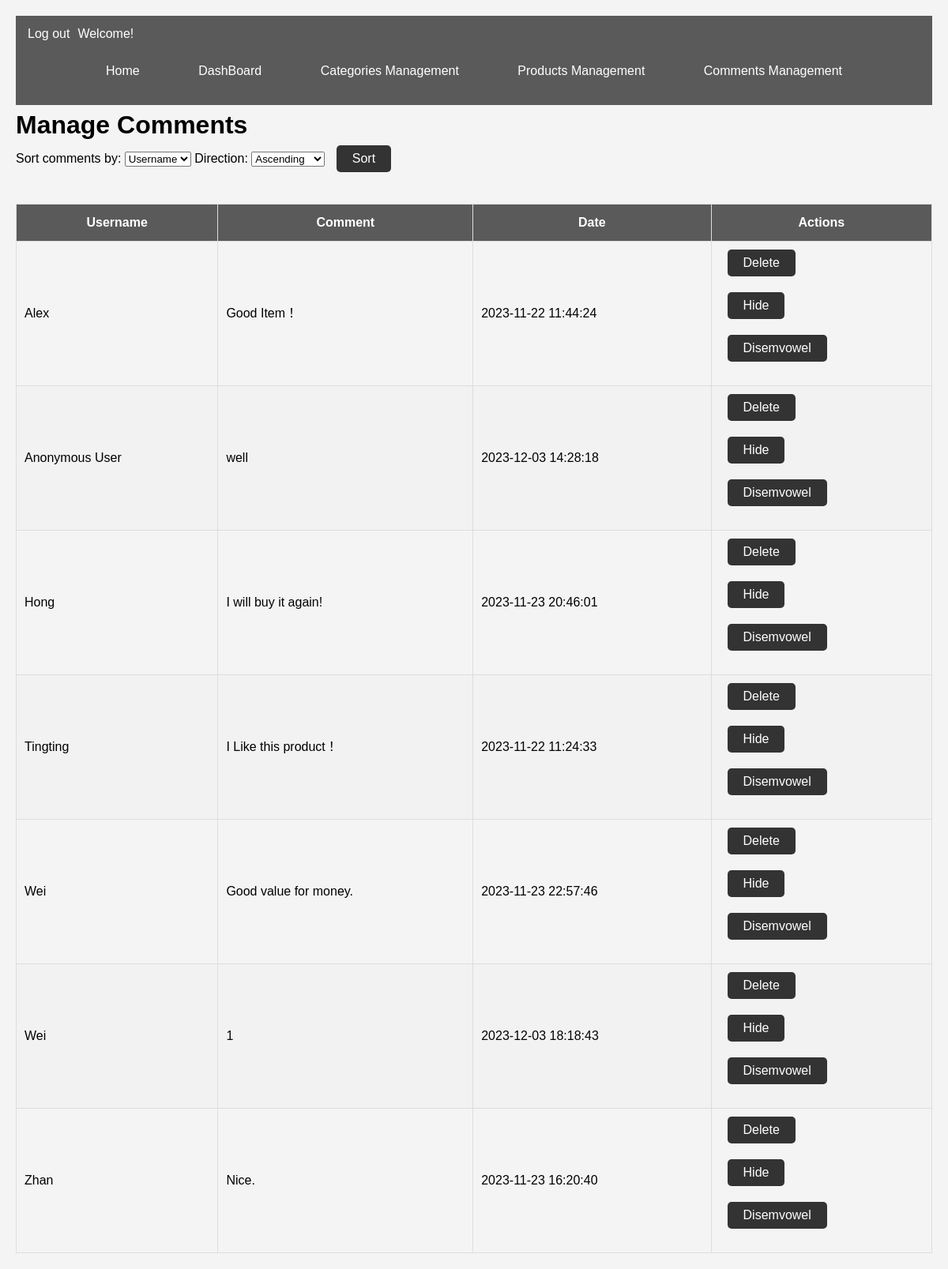
/manage_comments.php (signed in), run on the app's committed database.
### tables this page shows
CREATE TABLE `Comments` (
  `comment_id` int(11) NOT NULL,
  `username` varchar(255) DEFAULT NULL,
  `product_id` int(11) DEFAULT NULL,
  `user_id` int(11) DEFAULT NULL,
  `comment_content` text DEFAULT NULL,
  `comment_date` datetime DEFAULT NULL,
  `is_hidden` tinyint(1) NOT NULL DEFAULT 0,
  `is_disemvoweled` tinyint(1) DEFAULT 0,
  `original_comment` text DEFAULT NULL
);

### manage_comments.php (the view, shortened to what this page needs)
<?php
require('connect.php');
require('header_admin.php');
$commentOrderBy = 'username';
$commentOrderDirection = 'ASC';
$commentQuery = "SELECT *, DATE_FORMAT(comment_date, '%Y-%m-%d %H:%i:%s') AS formatted_date, is_hidden FROM Comments ORDER BY $commentOrderBy $commentOrderDirection";
$commentStmt = $db->prepare($commentQuery);
$commentStmt->execute();
$comments = $commentStmt->fetchAll(PDO::FETCH_ASSOC);
$commentQuery = "SELECT *, DATE_FORMAT(comment_date, '%Y-%m-%d %H:%i:%s') AS formatted_date, is_hidden FROM Comments ORDER BY $commentOrderBy $commentOrderDirection";
$commentStmt = $db->prepare($commentQuery);
$commentStmt->execute();
$comments = $commentStmt->fetchAll(PDO::FETCH_ASSOC);
?>
    <h1>Manage Comments</h1>
    <form action="manage_comments.php" method="post">
        <label for="comment_sort_by">Sort comments by:</label>
        <select name="comment_sort_by" id="comment_sort_by">
            <option value="username" <?php echo $commentOrderBy == 'username' ? 'selected' : ''; ?>>Username</option>
        </select>
        <label for="comment_sort_dir">Direction:</label>
        <select name="comment_sort_dir" id="comment_sort_dir">
            <option value="ASC" <?php echo $commentOrderDirection == 'ASC' ? 'selected' : ''; ?>>Ascending</option>
        </select>
        <input type="submit" value="Sort">
    </form>
    <table>
        <thead>
            <tr>
                <th>Username</th>
                <th>Comment</th>
                <th>Date</th>
                <th>Actions</th>
            </tr>
        </thead>
        <tbody>
            <?php foreach ($comments as $comment): ?>
                <tr>
                    <td><?php echo htmlspecialchars($comment['username']); ?></td>
                    <td><?php echo htmlspecialchars($comment['comment_content']); ?></td>
                    <td><?php echo htmlspecialchars($comment['formatted_date']); ?></td>
                    <td>
                        <form action="manage_comments.php" method="post" onsubmit="return confirm('Are you sure you want to delete this comment?');">
                            <input type="submit" value="Delete">
                        </form>
                        <?php if ($comment['is_hidden']): ?>
                            <form action="manage_comments.php" method="post">
                                <input type="hidden" name="unhide_comment_id" value="<?php echo htmlspecialchars($comment['comment_id']); ?>">
                                <input type="submit" value="Unhide">
                            </form>
                        <?php else: ?>
                            <form action="manage_comments.php" method="post">
                                <input type="submit" value="Hide">
                            </form>
                        <?php endif; ?>
                        <?php if ($comment['is_disemvoweled']): ?>
                            <form action="manage_comments.php" method="post">
                                <input type="hidden" name="restore_comment_id" value="<?php echo htmlspecialchars($comment['comment_id']); ?>">
                                <input type="submit" value="Restore">
                            </form>
                        <?php else: ?>
                            <form action="manage_comments.php" method="post">
                                <input type="submit" value="Disemvowel">
                            </form>
                        <?php endif; ?>
                    </td>
                </tr>
            <?php endforeach; ?>
        </tbody>
    </table>
</body>
</html>

### styles.css (style rules this page uses)
body, h1, h2, h3, p, form, input, textarea, button { margin: 0; padding: 0; border: 0; }
body { font-family: 'Arial', sans-serif; line-height: 1.6; color: #000000; padding: 20px; background-color: #f4f4f4; }
input[type=submit], button { background: #333; color: #fff; padding: 8px 20px; border: none; border-radius: 5px; cursor: pointer; margin-bottom: 20px; font-size: medium; margin-left: 10px; }
table { width: 100%; border-collapse: collapse; margin-top: 20px; }
thead { background-color: #5a5a5a; color: white; }
th, td { padding: 10px; border: 1px solid #ddd; }
tr:nth-child(even) { background-color: #f2f2f2; }

### data on the page
comments: username "Alex", comment_content "Good Item！", formatted_date "2023-11-22 11:44:24"
comments: username "Anonymous User", comment_content "well", formatted_date "2023-12-03 14:28:18"
comments: username "Hong", comment_content "I will buy it again!", formatted_date "2023-11-23 20:46:01"
comments: username "Tingting", comment_content "I Like this product！", formatted_date "2023-11-22 11:24:33"
comments: username "Wei", comment_content "Good value for money.", formatted_date "2023-11-23 22:57:46"
comments: username "Wei", comment_content "1", formatted_date "2023-12-03 18:18:43"
comments: username "Zhan", comment_content "Nice.", formatted_date "2023-11-23 16:20:40"
